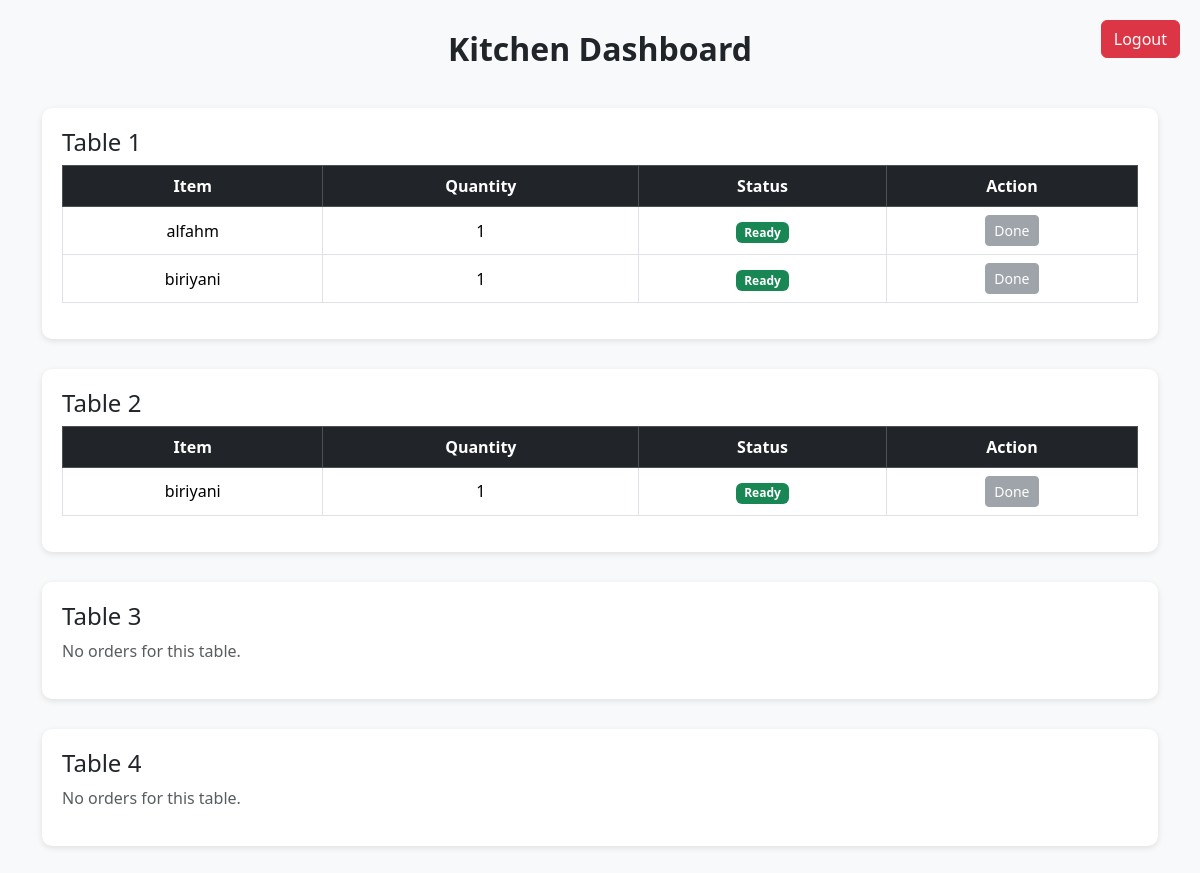
Page /kitchen/ on the earlier database version.
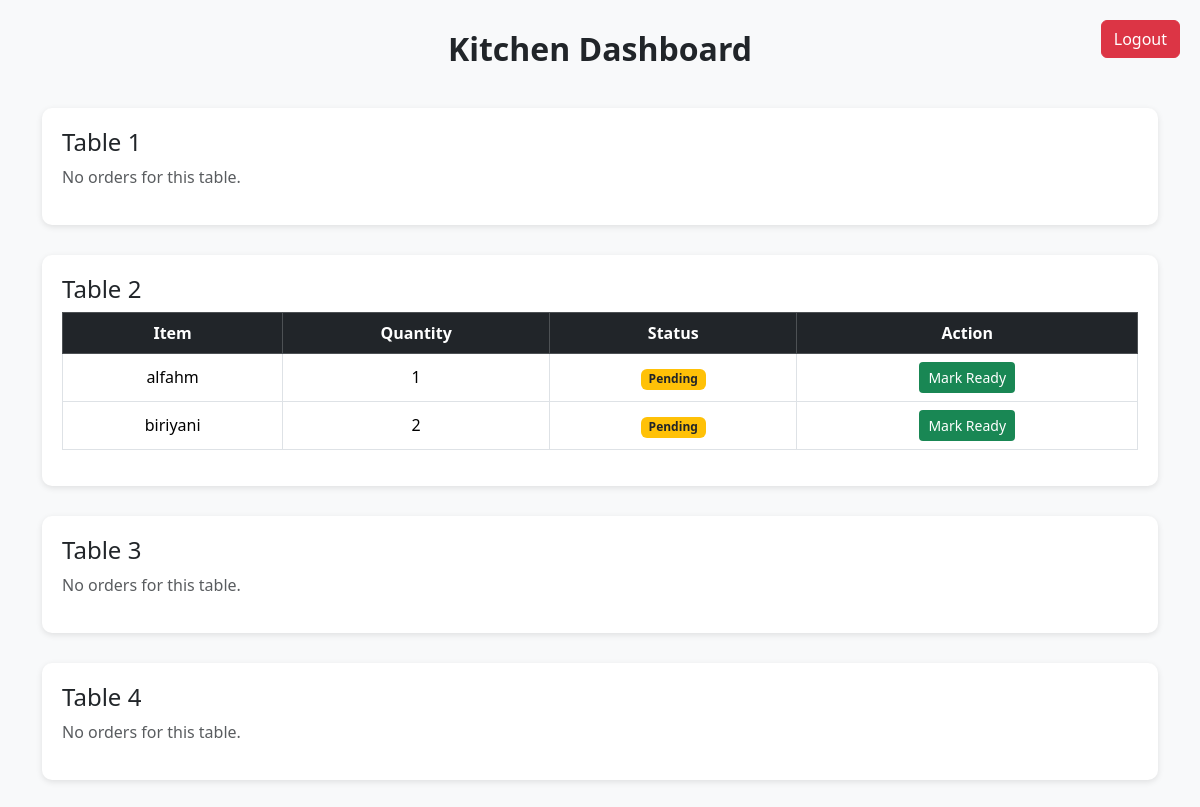
Same page on the later database version.
### app/models.py (models this page shows)
class Tables(models.Model):
    number=models.IntegerField(unique=True)
    capacity=models.IntegerField()
    location=models.CharField(max_length=100)
    status = models.CharField(max_length=20, default="available")

class Food(models.Model):
    foodname=models.CharField(max_length=100)
    category=models.CharField(max_length=50)
    price=models.IntegerField()
    description=models.CharField(max_length=500)
    image=models.ImageField(upload_to='food_images/')

### app/views.py (the view)
# urls.py: path('kitchen/', views.kitchen_dashboard, name='kitchen_dashboard'),
def kitchen_dashboard(request):
    tables = Tables.objects.all()
    table_orders = []
    for table in tables:
        orders = (
            Orders.objects.filter(table=table)
            .values('Foodid__id', 'Foodid__foodname', 'status')
            .annotate(
                quantity=Count('id'),
                total_price=Sum('total_amount')
            )
        )
        table_orders.append({'table': table, 'orders': orders})
    context = {'table_orders': table_orders}
    return render(request, 'Kitchen.html', context)

### templates/Kitchen.html (shortened to what this page needs)
{% load static %}
<!DOCTYPE html>
<html lang="en">
<head>
  <link href="https://cdn.jsdelivr.net/npm/bootstrap@5.3.2/dist/css/bootstrap.min.css" rel="stylesheet">
</head>
<body>
  <a href="{% url 'logout' %}" class="btn btn-danger logout-btn">Logout</a>
  <div class="container">
    <h2>Kitchen Dashboard</h2>
    {% for t in table_orders %}
      <div class="table-card">
        <h4>Table {{ t.table.number }}</h4>
        {% if t.orders %}
        <table class="table table-bordered align-middle text-center">
          <thead class="table-dark">
            <tr>
              <th>Item</th>
              <th>Quantity</th>
              <th>Status</th>
              <th>Action</th>
            </tr>
          </thead>
          <tbody>
            {% for order in t.orders %}
              <tr>
                <td>{{ order.Foodid__foodname }}</td>
                <td>{{ order.quantity }}</td>
                <td>
                  {% if order.status == 'ready' %}
                    <span class="badge bg-success">Ready</span>
                  {% else %}
                    <span class="badge bg-warning text-dark">Pending</span>
                  {% endif %}
                </td>
                <td>
                  {% if order.status != 'ready' %}
                    <a href="{% url 'mark_ready' t.table.number order.Foodid__id %}"
                       class="btn btn-ready btn-sm">
                      Mark Ready
                    </a>
                  {% else %}
                    <button class="btn btn-secondary btn-sm" disabled>Done</button>
                  {% endif %}
                </td>
              </tr>
            {% endfor %}
          </tbody>
        </table>
        {% else %}
          <p class="text-muted">No orders for this table.</p>
        {% endif %}
      </div>
    {% endfor %}
  </div>
</body>
</html>

### templates/Kitchen.html (style rules this page uses)
body { background-color: #f8f9fa; padding: 30px; }
h2 { text-align: center; margin-bottom: 40px; font-weight: 700; }
.table-card { background-color: #fff; border-radius: 10px; box-shadow: 0 2px 6px rgba(0, 0, 0, 0.1); padding: 20px; margin-bottom: 30px; }
.btn-ready { background-color: #198754; color: white; }
.logout-btn { position: fixed; top: 20px; right: 20px; z-index: 999; }

Differences in the rows shown:
changed Tables (number 1 of 4 on the later page): loses Food (Foodid__foodname "alfahm", quantity "1", shows "Ready", shows "Done"); loses Food (Foodid__foodname "biriyani", quantity "1", shows "Ready", shows "Done"); text "Item Quantity Status Action" → "No orders for this table."
changed Tables (number 2 of 4 on the later page): gains Food (Foodid__foodname "alfahm", quantity "1", shows "Pending", shows "Mark Ready")
computed for Food "biriyani": quantity "1" → "2"; text "Ready Done" → "Pending Mark Ready"
